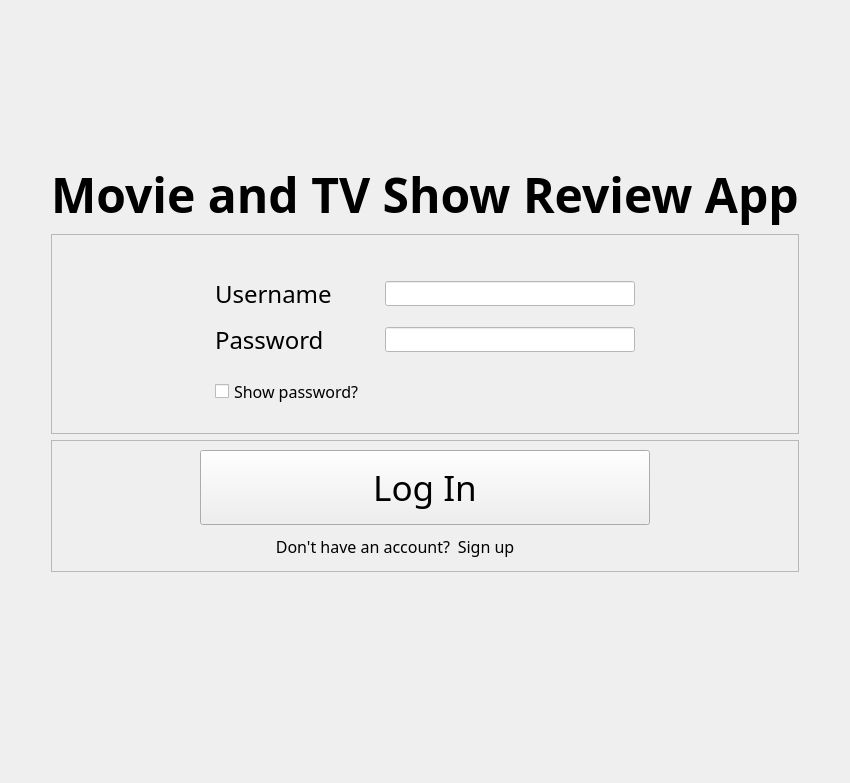
      <widget class="QWidget" name="login_page">
       <property name="styleSheet">
        <string notr="true"/>
       </property>
       <layout class="QGridLayout" name="gridLayout_5">
        <item row="2" column="1">
         <widget class="QFrame" name="user_fields_frame">
          <property name="minimumSize">
           <size>
            <width>0</width>
            <height>200</height>
           </size>
          </property>
          <property name="maximumSize">
           <size>
            <width>16777215</width>
            <height>250</height>
           </size>
          </property>
          <property name="styleSheet">
           <string notr="true"/>
          </property>
          <property name="frameShape">
           <enum>QFrame::StyledPanel</enum>
          </property>
          <property name="frameShadow">
           <enum>QFrame::Raised</enum>
          </property>
          <layout class="QGridLayout" name="gridLayout_6">
           <property name="leftMargin">
            <number>0</number>
           </property>
           <property name="topMargin">
            <number>0</number>
           </property>
           <property name="rightMargin">
            <number>0</number>
           </property>
           <property name="bottomMargin">
            <number>0</number>
           </property>
           <property name="spacing">
            <number>0</number>
           </property>
           <item row="2" column="3">
            <widget class="QLineEdit" name="password_lineedit">
             <property name="minimumSize">
              <size>
               <width>250</width>
               <height>0</height>
              </size>
             </property>
             <property name="maximumSize">
              <size>
               <width>250</width>
               <height>25</height>
              </size>
             </property>
             <property name="font">
              <font>
               <family>Oswald</family>
               <pointsize>12</pointsize>
              </font>
             </property>
             <property name="styleSheet">
              <string notr="true">background-color: rgb(255, 255, 255)</string>
             </property>
             <property name="text">
              <string/>
             </property>
             <property name="echoMode">
              <enum>QLineEdit::Password</enum>
             </property>
            </widget>
           </item>
           <item row="2" column="1">
            <widget class="QLabel" name="password_label">
             <property name="maximumSize">
              <size>
               <width>120</width>
               <height>40</height>
              </size>
             </property>
             <property name="font">
              <font>
               <family>Oswald Medium</family>
               <pointsize>18</pointsize>
              </font>
             </property>
             <property name="text">
              <string>Password</string>
             </property>
             <property name="alignment">
              <set>Qt::AlignLeading|Qt::AlignLeft|Qt::AlignVCenter</set>
             </property>
            </widget>
           </item>
           <item row="6" column="3">
            <spacer name="vs_4">
             <property name="orientation">
              <enum>Qt::Vertical</enum>
             </property>
             <property name="sizeType">
              <enum>QSizePolicy::Fixed</enum>
             </property>
             <property name="sizeHint" stdset="0">
              <size>
               <width>20</width>
               <height>15</height>
              </size>
             </property>
            </spacer>
           </item>
           <item row="0" column="3">
            <spacer name="vs_3">
             <property name="orientation">
              <enum>Qt::Vertical</enum>
             </property>
             <property name="sizeType">
              <enum>QSizePolicy::Fixed</enum>
             </property>
             <property name="sizeHint" stdset="0">
              <size>
               <width>20</width>
               <height>30</height>
              </size>
             </property>
            </spacer>
           </item>
           <item row="1" column="3">
            <widget class="QLineEdit" name="username_lineedit">
             <property name="minimumSize">
              <size>
               <width>250</width>
               <height>0</height>
              </size>
             </property>
             <property name="maximumSize">
              <size>
               <width>250</width>
               <height>25</height>
              </size>
             </property>
             <property name="font">
              <font>
               <family>Oswald</family>
               <pointsize>12</pointsize>
              </font>
             </property>
             <property name="styleSheet">
              <string notr="true">background-color: rgb(255, 255, 255);</string>
             </property>
             <property name="text">
              <string/>
             </property>
            </widget>
           </item>
           <item row="3" column="1">
            <spacer name="vs_5">
             <property name="orientation">
              <enum>Qt::Vertical</enum>
             </property>
             <property name="sizeType">
              <enum>QSizePolicy::Fixed</enum>
             </property>
             <property name="sizeHint" stdset="0">
              <size>
               <width>20</width>
               <height>10</height>
              </size>
             </property>
            </spacer>
           </item>
           <item row="5" column="1">
            <widget class="QCheckBox" name="show_password_checkbox">
             <property name="enabled">
              <bool>true</bool>
             </property>
             <property name="minimumSize">
              <size>
               <width>20</width>
               <height>25</height>
              </size>
             </property>
             <property name="maximumSize">
              <size>
               <width>150</width>
               <height>25</height>
              </size>
             </property>
             <property name="font">
              <font>
               <family>Oswald</family>
               <pointsize>12</pointsize>
              </font>
             </property>
             <property name="cursor">
              <cursorShape>PointingHandCursor</cursorShape>
             </property>
             <property name="text">
              <string>Show password?</string>
             </property>
             <property name="checkable">
              <bool>true</bool>
             </property>
             <property name="checked">
              <bool>false</bool>
             </property>
             <property name="tristate">
              <bool>false</bool>
             </property>
            </widget>
           </item>
           <item row="1" column="1">
            <widget class="QLabel" name="username_label">
             <property name="maximumSize">
              <size>
               <width>120</width>
               <height>40</height>
              </size>
             </property>
             <property name="font">
              <font>
               <family>Oswald Medium</family>
               <pointsize>18</pointsize>
              </font>
             </property>
             <property name="text">
              <string>Username</string>
             </property>
             <property name="alignment">
              <set>Qt::AlignLeading|Qt::AlignLeft|Qt::AlignVCenter</set>
             </property>
            </widget>
           </item>
           <item row="2" column="4">
            <spacer name="horizontalSpacer_2">
             <property name="orientation">
              <enum>Qt::Horizontal</enum>
             </property>
             <property name="sizeType">
              <enum>QSizePolicy::Expanding</enum>
             </property>
             <property name="sizeHint" stdset="0">
              <size>
               <width>40</width>
               <height>20</height>
              </size>
             </property>
            </spacer>
           </item>
           <item row="1" column="0">
            <spacer name="horizontalSpacer">
             <property name="orientation">
              <enum>Qt::Horizontal</enum>
             </property>
             <property name="sizeType">
              <enum>QSizePolicy::Expanding</enum>
             </property>
             <property name="sizeHint" stdset="0">
              <size>
               <width>40</width>
               <height>20</height>
              </size>
             </property>
            </spacer>
           </item>
           <item row="1" column="2">
            <spacer name="horizontalSpacer_3">
             <property name="orientation">
              <enum>Qt::Horizontal</enum>
             </property>
             <property name="sizeType">
              <enum>QSizePolicy::Fixed</enum>
             </property>
             <property name="sizeHint" stdset="0">
              <size>
               <width>20</width>
               <height>20</height>
              </size>
             </property>
            </spacer>
           </item>
          </layout>
         </widget>
        </item>
        <item row="3" column="1">
         <widget class="QFrame" name="login_page_buttons_frame">
          <property name="minimumSize">
           <size>
            <width>0</width>
            <height>100</height>
           </size>
          </property>
          <property name="maximumSize">
           <size>
            <width>16777215</width>
            <height>200</height>
           </size>
          </property>
          <property name="styleSheet">
           <string notr="true"/>
          </property>
          <property name="frameShape">
           <enum>QFrame::StyledPanel</enum>
          </property>
          <property name="frameShadow">
           <enum>QFrame::Raised</enum>
          </property>
          <layout class="QGridLayout" name="gridLayout_7">
           <item row="3" column="1">
            <widget class="QLabel" name="no_account_label">
             <property name="minimumSize">
              <size>
               <width>250</width>
               <height>30</height>
              </size>
             </property>
             <property name="font">
              <font>
               <family>Oswald</family>
               <pointsize>12</pointsize>
              </font>
             </property>
             <property name="cursor">
              <cursorShape>ArrowCursor</cursorShape>
             </property>
             <property name="text">
              <string>Don't have an account?</string>
             </property>
             <property name="alignment">
              <set>Qt::AlignRight|Qt::AlignTrailing|Qt::AlignVCenter</set>
             </property>
            </widget>
           </item>
           <item row="0" column="0">
            <spacer name="hs_3">
             <property name="orientation">
              <enum>Qt::Horizontal</enum>
             </property>
             <property name="sizeHint" stdset="0">
              <size>
               <width>40</width>
               <height>20</height>
              </size>
             </property>
            </spacer>
           </item>
           <item row="0" column="4">
            <spacer name="hs_4">
             <property name="orientation">
              <enum>Qt::Horizontal</enum>
             </property>
             <property name="sizeHint" stdset="0">
              <size>
               <width>40</width>
               <height>20</height>
              </size>
             </property>
            </spacer>
           </item>
           <item row="3" column="2">
            <widget class="QPushButton" name="sign_up_button">
             <property name="maximumSize">
              <size>
               <width>60</width>
               <height>16777215</height>
              </size>
             </property>
             <property name="font">
              <font>
               <family>Oswald</family>
               <pointsize>12</pointsize>
              </font>
             </property>
             <property name="cursor">
              <cursorShape>PointingHandCursor</cursorShape>
             </property>
             <property name="styleSheet">
              <string notr="true">QPushButton:hover{
	color: blue;
}

QPushButton:pressed{
	background-color: transparent;
}</string>
             </property>
             <property name="text">
              <string>Sign up</string>
             </property>
             <property name="flat">
              <bool>true</bool>
             </property>
            </widget>
           </item>
           <item row="3" column="3">
            <widget class="QWidget" name="filler_widget" native="true"/>
           </item>
           <item row="0" column="1" colspan="3">
            <widget class="QPushButton" name="login_button">
             <property name="minimumSize">
              <size>
               <width>450</width>
               <height>75</height>
              </size>
             </property>
             <property name="maximumSize">
              <size>
               <width>16777215</width>
               <height>75</height>
              </size>
             </property>
             <property name="font">
              <font>
               <family>Oswald Medium</family>
               <pointsize>26</pointsize>
              </font>
             </property>
             <property name="cursor">
              <cursorShape>PointingHandCursor</cursorShape>
             </property>
             <property name="styleSheet">
              <string notr="true"/>
             </property>
             <property name="text">
              <string>Log In</string>
             </property>
            </widget>
           </item>
          </layout>
         </widget>
        </item>
        <item row="2" column="0">
         <spacer name="hs_1">
          <property name="orientation">
           <enum>Qt::Horizontal</enum>
          </property>
          <property name="sizeHint" stdset="0">
           <size>
            <width>40</width>
            <height>20</height>
           </size>
          </property>
         </spacer>
        </item>
        <item row="2" column="2">
         <spacer name="hs_2">
          <property name="orientation">
           <enum>Qt::Horizontal</enum>
          </property>
          <property name="sizeHint" stdset="0">
           <size>
            <width>40</width>
            <height>20</height>
           </size>
          </property>
         </spacer>
        </item>
        <item row="0" column="1">
         <spacer name="vs_2">
          <property name="orientation">
           <enum>Qt::Vertical</enum>
          </property>
          <property name="sizeType">
           <enum>QSizePolicy::Fixed</enum>
          </property>
          <property name="sizeHint" stdset="0">
           <size>
            <width>20</width>
            <height>150</height>
           </size>
          </property>
         </spacer>
        </item>
        <item row="4" column="1">
         <spacer name="vs_1">
          <property name="orientation">
           <enum>Qt::Vertical</enum>
          </property>
          <property name="sizeType">
           <enum>QSizePolicy::Expanding</enum>
          </property>
          <property name="sizeHint" stdset="0">
           <size>
            <width>20</width>
            <height>200</height>
           </size>
          </property>
         </spacer>
        </item>
        <item row="1" column="1">
         <widget class="QLabel" name="app_login_title_label">
          <property name="maximumSize">
           <size>
            <width>16777215</width>
            <height>125</height>
           </size>
          </property>
          <property name="font">
           <font>
            <family>Oswald SemiBold</family>
            <pointsize>36</pointsize>
            <weight>75</weight>
            <bold>true</bold>
           </font>
          </property>
          <property name="styleSheet">
           <string notr="true"/>
          </property>
          <property name="text">
           <string>Movie and TV Show Review App</string>
          </property>
          <property name="alignment">
           <set>Qt::AlignCenter</set>
          </property>
         </widget>
        </item>
       </layout>
      </widget>
